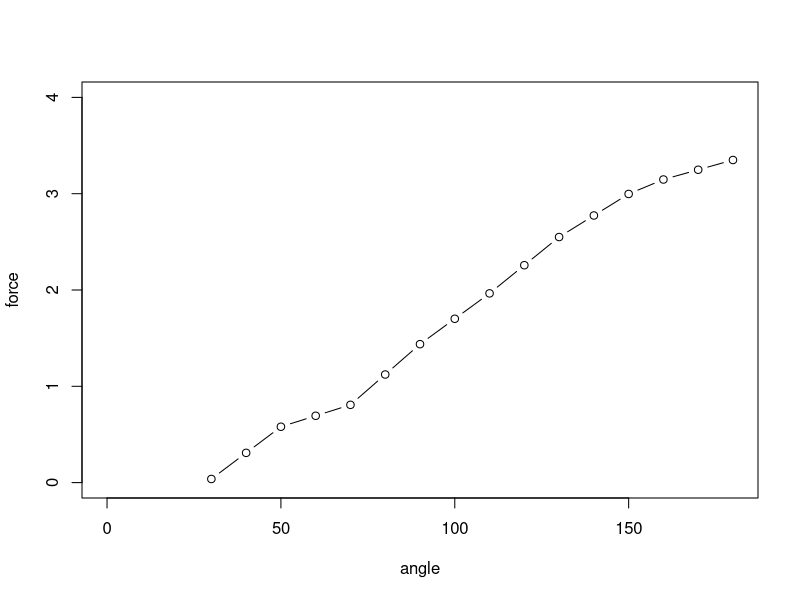

Generate this figure with R: (Note: this script raises an error after producing the figure.)
force <- c( 0.0375, 0.30875,  0.5800, 0.69375, 0.8075,
            1.1225,  1.4375, 1.70125,  1.9650, 2.2575, 2.5500,
           2.77375,  2.9975,  3.1475, 3.24875, 3.3500)
angle <- seq(from = 30, to = 180, by = 10)

a2f <- data.frame(angle = angle, force = force)

plot(angle, force, type = "b", xlim = c(0, 180), ylim = c(0, 4))

#interpolation <- function(big, small, goal) {
#  b <- which(a2f$angle == big)
#  s <- which(a2f$angle == small)
#  a2f$force[b] - ((big - goal) / (big - small) * (a2f$force[b] - a2f$force[s]))
#}
#
interpolation_new <- function(goal) {
  small <- goal - (goal %% 10)
  big <- small + 10
  b <- which(a2f$angle == big)
  s <- which(a2f$angle == small)
  a2f$force[b] - ((big - goal) / (big - small) * (a2f$force[b] - a2f$force[s]))
}

#
library(dplyr)
force_ci <- temp_degree %>% group_by(Tester.Name) %>%
  summarise(mm = mean(Degree))

force_ci <- data.frame(force_ci)
force_ci_new <- vapply(force_ci$mm, function(x) interpolation_new(x), numeric(1))
#force_ci <- c(interpolation(110, 100, force_ci$mm[1]),
#  interpolation(100, 90, force_ci$mm[2]),
#  interpolation(100, 90, force_ci$mm[3]),
#  interpolation(80, 70, force_ci$mm[4]),
#  interpolation(110, 100, force_ci$mm[5]),
#  interpolation(80, 70, force_ci$mm[6]),
#  interpolation(90, 80, force_ci$mm[7]),
#  interpolation(110, 100, force_ci$mm[8]),
#  interpolation(110, 100, force_ci$mm[9]))

# last five trials' mean and sd
m <- mean(force_ci_new)
std <- sd(force_ci_new)
m
m + 1.96 * std / sqrt(9)
m - 1.96 * std / sqrt(9)


#
dta_all$force <- vapply(dta_all$Degree, function(x) interpolation_new(x), numeric(1))

dta_by_trial_force <- dta_all %>% group_by(Tester.Name, Counter) %>%
  summarise(trial_name_m = mean(force)) %>%
  group_by(Counter) %>%
  summarise(trial_m = mean(trial_name_m), trial_sd = sd(trial_name_m))
dta_by_trial_force <- as.data.frame(dta_by_trial_force)
dta_by_trial_force

#
ggplot(dta_by_trial_force, aes(x = Counter, y = trial_m)) +
  geom_errorbar(aes(ymin = trial_m - trial_sd, ymax = trial_m + trial_sd),
                width = .2, size = .3) +
  geom_line() +
  geom_hline(yintercept = m, linetype = 2) +
  geom_point(size = 2) +
  labs( x = "Trial No: 1 - 24", y = "Force in N") + # one side? to KG?
  theme_bw() +
  scale_y_continuous(breaks = seq(0, 4, 0.5), limits = c(0, 4)) 
